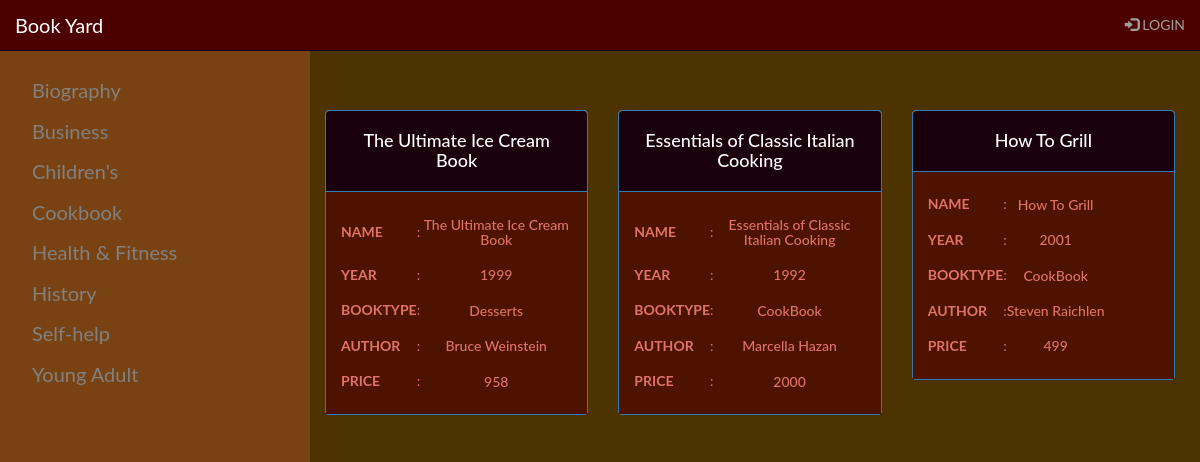
Screenshot of /BookStore/4/AllCompanys with the database file from the repository.
### Setup_file.py (models this page shows, shortened)
class BookYard(Base):
    __tablename__ = 'bookyard'
    id = Column(Integer, primary_key=True)
    name = Column(String(270), nullable=False)
    user_id = Column(Integer, ForeignKey('gmailuser.id'))
    user = relationship(GmailUser, backref="bookyard")

class BookName(Base):
    __tablename__ = 'bookname'
    id = Column(Integer, primary_key=True)
    name = Column(String(250), nullable=False)
    year = Column(String(150))
    booktype = Column(String(550))
    author = Column(String(150))
    price = Column(String(10))
    bookyardid = Column(Integer, ForeignKey('bookyard.id'))
    bookyard = relationship(
        BookYard, backref=backref('bookname', cascade='all, delete'))
    gmailuser_id = Column(Integer, ForeignKey('gmailuser.id'))
    gmailuser = relationship(GmailUser, backref="bookname")

### main_file.py (the view)
@app.route('/BookStore/<int:objid>/AllCompanys')
def showBooks(objid):
    library = session.query(BookYard).all()
    obj1 = session.query(BookYard).filter_by(id=objid).one()
    obj2 = session.query(BookName).filter_by(bookyardid=objid).all()
    try:
        if login_session['username']:
            return render_template('showBooks.html', library=library,
                                   obj1=obj1, obj2=obj2,
                                   uname=login_session['username'])
    except:
        return render_template('showBooks.html',
                               library=library, obj1=obj1, obj2=obj2)

### templates/showBooks.html (shortened to what this page needs)
 {% include 'nav.html' %}
<div class="main">
{% block content %}
<div class="row" style="margin: 10px;">
{% for obj3 in obj2 %}
	<div class="col-sm-4 text-center">
		<div class="panel panel-primary">
			<div style="background-color:#1a000d"class="panel-heading">
				<h4>{{ obj3.name }}</h4>
			</div>
			<div style="background-color:#4d1300;color:#DF7367"class="panel-body text-center">
				<table>
					<tr><th>NAME</th><td>:</td><td><h5>{{ obj3.name }}</h5></td></tr>
					<tr><th>YEAR</th><td>:</td><td><h5>{{ obj3.year }}</h5></td></tr>
					<tr><th>BOOKTYPE</th><td>:</td><td><h5>{{ obj3.booktype }}</h5></td></tr>
					<tr><th>AUTHOR</th><td>:</td><td><h5>{{ obj3.author }}</h5></td></tr>
					<tr><th>PRICE</th><td>:</td><td><h5>{{ obj3.price }}</h5></td></tr>
				</table>
			</div>
		</div>
	</div>
{% endfor %}
</div>
{% endblock content %}
</div>

### templates/nav.html (shortened to what this page needs)
<!DOCTYPE html>
<html lang="en">
<head>
  <link rel="stylesheet" href="https://maxcdn.bootstrapcdn.com/bootstrap/3.3.7/css/bootstrap.min.css">
</head>
<body style="background-color:#4d3300">
<nav class="navbar navbar-inverse  navbar-fixed-top"style="background-color:#4d0000">
  <div class="container-fluid">
    <div class="navbar-header">
      <a style="font-size:20px"class="navbar-brand" href="{{ url_for('home') }}">Book Yard</a>
    </div>
    <ul class="nav navbar-nav navbar-right">
      {% if 'username' in session %}
            <li><button class="btn btn-warning mr-sm-2" style="margin-top: 5px;background-color:#806000"><a href="{{ url_for('addBookName')}} "style="color:black;font-weight:bold">ADD BOOK CATEGORY</a></button></li>
            <li style="margin: 10px;"><p class="text-primary mr-sm-2"style="color:#bf4040;font-weight:bold;">{{ session.username }}</p></li>
            <li><a href="{{ url_for('logout')}}"><span class="glyphicon glyphicon-log-in"></span> LOGOUT</a></li>
      {% else %}
            <li><a href="{{ url_for('showLogin')}}"><span class="glyphicon glyphicon-log-in"></span> LOGIN</a></li>
      {% endif %}
    </ul>
  </div>
</nav>
<div class="sidenav">
  <table>
      {% for obj in library %}
      <tr>
          <td><a href="{{ url_for('showBooks',objid=obj.id)}}">{{obj.name}}</a></td>
        </tr>
      {% endfor %}
  </table>
</div>
</body>
</html>

### templates/nav.html (style rules this page uses)
body { font-family: "Lato", sans-serif; }
.sidenav { height: 100%; width: 310px; position: fixed; z-index: 1; top: 50px; left: 0; background-color:#784212 ; overflow-x: hidden; padding-top: 20px; }
.sidenav a { padding: 6px 6px 6px 32px; text-decoration: none; font-size: 20px; color: #818181; display: block; }
.main { margin-left: 300px; }

### rows the page displays
BookYard: name "Biography"
BookYard: name "Business"
BookYard: name "Children's"
BookYard: name "Cookbook"
BookYard: name "Health & Fitness"
BookYard: name "History"
BookYard: name "Self-help"
BookYard: name "Young Adult"
BookName: name "The Ultimate Ice Cream Book", year "1999", booktype "Desserts", author "Bruce Weinstein", price "958"
BookName: name "Essentials of Classic Italian Cooking", year "1992", booktype "CookBook", author "Marcella Hazan", price "2000"
BookName: name "How To Grill", year "2001", booktype "CookBook", author "Steven Raichlen", price "499"
